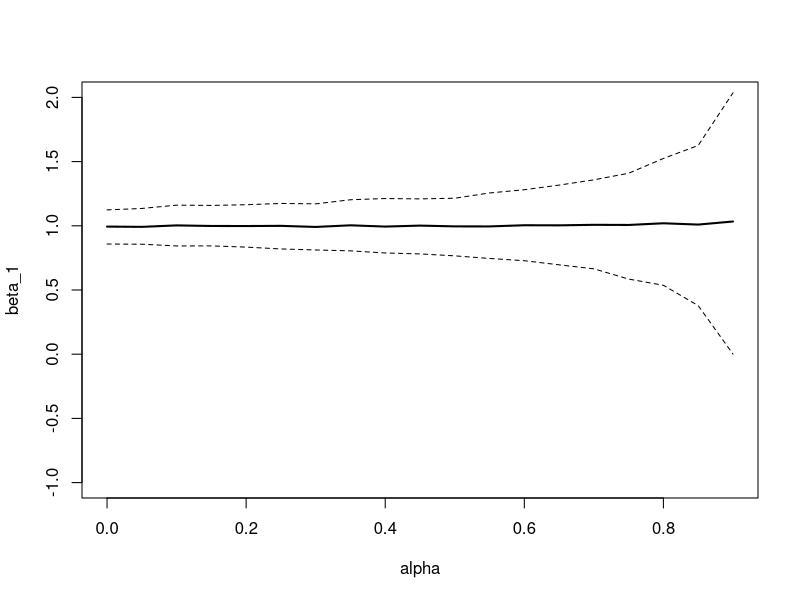
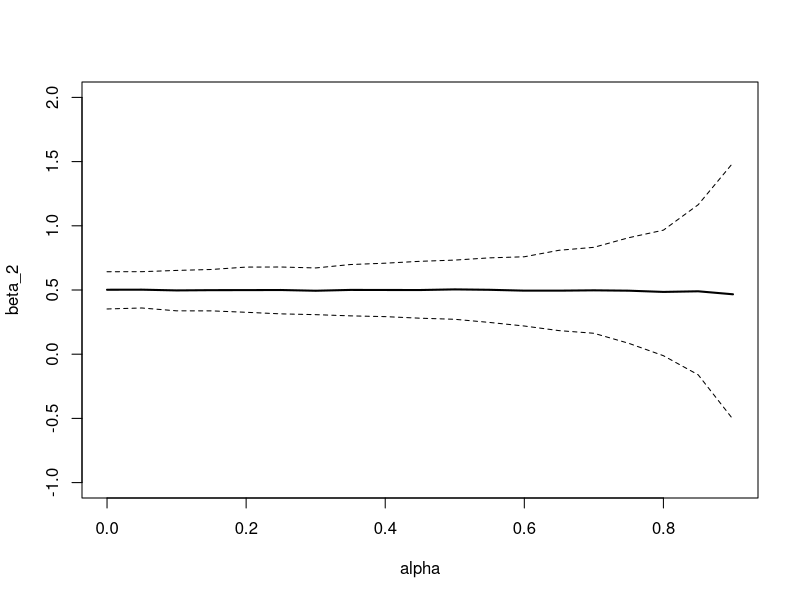

Write the R code that produced these figures, in order.
## ---- chunk 1
#clear workspace
rm(list=ls())
#initalize random seed
set.seed(123)
## ---- chunk 2
beta0 = 0
beta1 = 1
beta2 = 0.5
sigma = 1
nObs = 250

alpha = seq(0, 0.9, by = 0.05)
nSims = 1000
## ---- chunk 3
betaX1 = array(rep(0,length(alpha) * nSims),
              dim = c(length(alpha), nSims))
betaX2 = array(rep(0,length(alpha) * nSims),
              dim = c(length(alpha), nSims))

for (t in 1:length(alpha)) {
  for (s in 1:nSims) {
    z = runif(nObs,-1,1)
    x1 = alpha[t] * z + (1-alpha[t]) * runif(nObs,-1,1)
    x2 = alpha[t] * z + (1-alpha[t]) * runif(nObs,-1,1)
    y = beta0 + beta1 * x1 + beta2 * x2 + rnorm(nObs,mean=0, sd=sigma)
    m = lm(y ~ x1 + x2 )
    betaX1[t,s] = coef(m)[2]
    betaX2[t,s] = coef(m)[3]
  }
}
## ---- chunk 4
betaX1_Mean = apply(betaX1,c(1),mean)
betaX1_10 = rep(0, length(alpha))
for (t in 1:length(alpha)) {
  betaX1_10[t] = quantile(betaX1[t,],probs=0.1)
}
betaX1_90 = rep(0, length(alpha))
for (t in 1:length(alpha)) {
  betaX1_90[t] = quantile(betaX1[t,],probs=0.9)
}

betaX2_Mean = apply(betaX2,c(1),mean)
betaX2_10 = rep(0, length(alpha))
for (t in 1:length(alpha)) {
  betaX2_10[t] = quantile(betaX2[t,],probs=0.1)
}
betaX2_90 = rep(0, length(alpha))
for (t in 1:length(alpha)) {
  betaX2_90[t] = quantile(betaX2[t,],probs=0.9)
}

plot(alpha, betaX1_10, type="l", lty=2,
     ylim=c(-1,2), xlab = "alpha",
     ylab = "beta_1")
points(alpha, betaX1_90, type="l", lty=2)
points(alpha, betaX1_Mean, type="l", lwd =2)
## ---- chunk 5
plot(alpha, betaX2_10, type="l", lty=2,
     ylim=c(-1,2), xlab = "alpha",
     ylab = "beta_2")
points(alpha, betaX2_90, type="l", lty=2)
points(alpha, betaX2_Mean, type="l", lwd =2)
